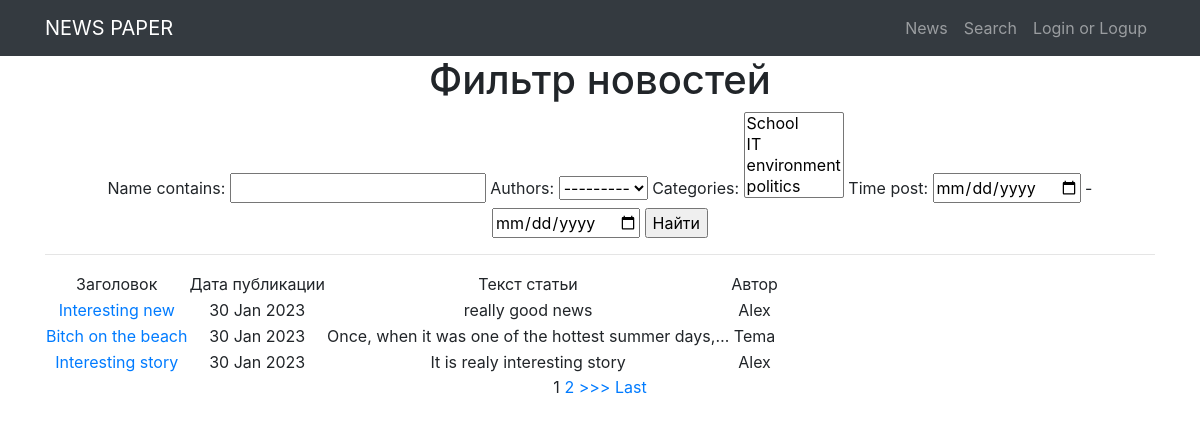
The page /news/search/ on the database as committed earlier.
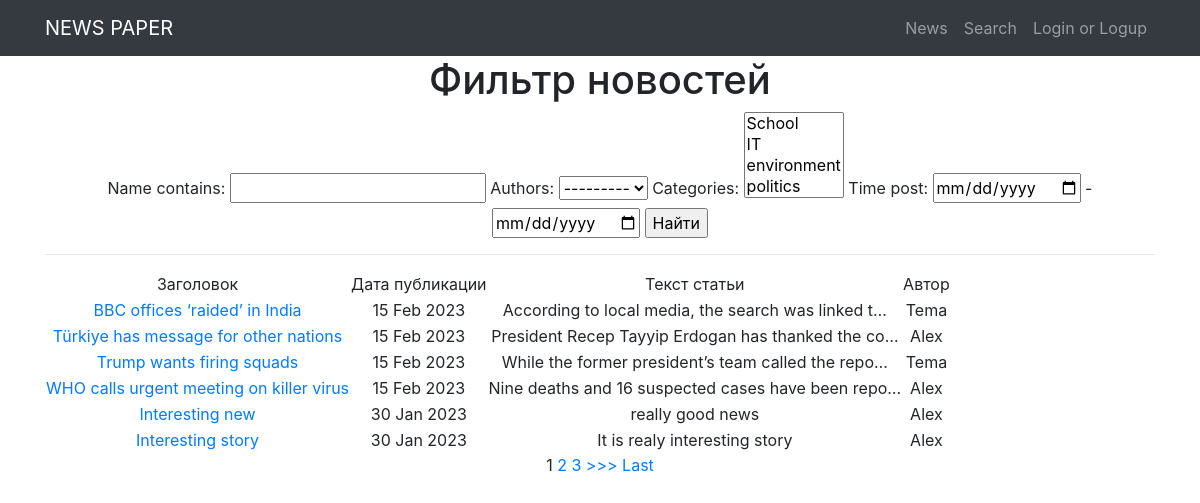
The same page on the database as committed later.
### News/models.py (models this page shows, shortened)
class Post(models.Model):
    article = 'AR'
    new = 'NW'
    TYPES = [
        (article, 'Статья'),
        (new, 'Новость')
    ]
    type = models.CharField(max_length=2, choices=TYPES, default=article)
    time_post = models.DateTimeField(auto_now_add=True)
    name = models.CharField(max_length=122)
    text_post = models.TextField()
    rating_post = models.IntegerField(default=0)
    authors = models.ForeignKey(Author, on_delete=models.CASCADE)
    categories = models.ManyToManyField(Category, through='PostCategory')

class Author(models.Model):
    rating_auth = models.IntegerField(default=0)
    user = models.OneToOneField(User, on_delete=models.CASCADE)  # Is it need NULL = True??
    def __str__(self):
        return f'{self.user.username}'

### News/views.py (the view)
# urls.py: path('search/', SearchList.as_view()),
class SearchList(ListView):
    model = Post
    template_name = 'flatpages/search.html'
    context_object_name = 'search'
    queryset = Post.objects.order_by('-time_post')
    paginate_by = 2
    def get_context_data(self, **kwargs):
        context = super().get_context_data(**kwargs)
        context['filter'] = PostFilter(self.request.GET, queryset=self.get_queryset())  # вписываем фильтр в контекст
        return context

### News/models.py (called while the page is built)
    def __str__(self):
        return f'{self.category}'

### templates/flatpages/search.html (shortened to what this page needs)
{% extends 'flatpages/default.html' %}
{% block content %}
    <h1>Фильтр новостей</h1>
    <form method="GET">
        {{ filter.form }}
        <input type="submit" value="Найти">
    </form>
    <hr>
    <table>
            <tr>
                <td>
                    Заголовок
                </td>
                <td>
                    Дата публикации
                </td>
                <td>
                    Текст статьи
                </td>
                <td>
                    Автор
                </td>
            </tr>
        {% for new in filter.qs%}
            <tr>
                <td>
                    <a href="http://localhost:8000/news/{{new.pk}}"> {{ new.name }} </a>
                </td>
                <td>
                    {{ new.time_post|date:'d M Y' }}
                </td>
                <td>
                    {{ new.text_post|truncatechars:50 }}
                </td>
                <td>
                    {{ new.authors.user }}
                </td>
            </tr>
        {% endfor %}
    </table>
{% if is_paginated %}
    {% for num in page_obj.paginator.page_range %}
        {% if page_obj.number == num %}
            <a>{{ num }}</a>
        {% elif num > page_obj.number|add:'-3' and num < page_obj.number|add:'3' %}
            <a href="?page={{ num }}">{{ num }}</a>
        {% endif %}
    {% endfor %}
    {% if page_obj.has_next %}
        <a href="?page={{ page_obj.next_page_number }}">>>></a>
        <a href="?page={{ page_obj.paginator.num_pages }}">Last</a>
    {% endif %}
{% endif %}
{% endblock content %}

### templates/flatpages/default.html (shortened to what this page needs)
{% load static %}
<!DOCTYPE html>
<html lang="en">
<head>
  <link href="{% static 'vendor/bootstrap/css/bootstrap.min.css' %}" rel="stylesheet">
</head>
<body>
  <nav class="navbar navbar-expand-lg navbar-dark bg-dark static-top">
    <div class="container">
      <a class="navbar-brand" href="#">NEWS PAPER</a>
      <div class="collapse navbar-collapse" id="navbarResponsive">
        <ul class="navbar-nav ml-auto">
          <li class="nav-item">
            <a class="nav-link" href="/news/">News</a>
          </li>
          <li class="nav-item">
            <a class="nav-link" href="/news/search/">Search</a>
          </li>
          <li class="nav-item">
            {% if user.is_authenticated %}
                <a class="nav-link" href="/accounts/logout/">Logout ({{ user.username }}) </a>
            {% else %}
                <a class="nav-link" href="/accounts/login/">Login or Logup </a>
            {% endif %}
          </li>
        </ul>
      </div>
    </div>
  </nav>
  <div class="container">
    <div class="row">
      <div class="col-lg-12 text-center">
       {% block content %}{% endblock content %}
      </div>
    </div>
  </div>
</body>
</html>

Rows that differ between the two databases and show on the page:
removed Post: name "Bitch on the beach", time_post "30 Jan 2023", text_post "Once, when it was one of the hottest summer days,…", authors.user "Tema"
added Post: name "BBC offices ‘raided’ in India", time_post "15 Feb 2023", text_post "According to local media, the search was linked t…", authors.user "Tema"
added Post: name "Türkiye has message for other nations", time_post "15 Feb 2023", text_post "President Recep Tayyip Erdogan has thanked the co…", authors.user "Alex"
added Post: name "Trump wants firing squads", time_post "15 Feb 2023", text_post "While the former president’s team called the repo…", authors.user "Tema"
added Post: name "WHO calls urgent meeting on killer virus", time_post "15 Feb 2023", text_post "Nine deaths and 16 suspected cases have been repo…", authors.user "Alex"
Other text that changed with them:
new list line: "3"
